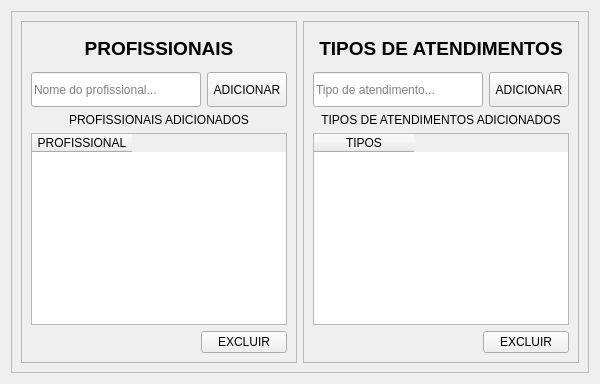
            <widget class="QWidget" name="tab_2">
             <attribute name="title">
              <string>Configurações</string>
             </attribute>
             <layout class="QVBoxLayout" name="verticalLayout_13">
              <item>
               <widget class="QFrame" name="frame_container_configuraes">
                <property name="frameShape">
                 <enum>QFrame::Shape::StyledPanel</enum>
                </property>
                <property name="frameShadow">
                 <enum>QFrame::Shadow::Raised</enum>
                </property>
                <layout class="QHBoxLayout" name="horizontalLayout_8">
                 <item>
                  <layout class="QGridLayout" name="gridLayout">
                   <item row="0" column="0">
                    <widget class="QFrame" name="frame_config_profissional">
                     <property name="frameShape">
                      <enum>QFrame::Shape::StyledPanel</enum>
                     </property>
                     <property name="frameShadow">
                      <enum>QFrame::Shadow::Raised</enum>
                     </property>
                     <layout class="QHBoxLayout" name="horizontalLayout_9">
                      <item>
                       <layout class="QGridLayout" name="gridLayout_2">
                        <item row="4" column="1" colspan="2">
                         <widget class="QPushButton" name="button_excluir_profissionais_config">
                          <property name="text">
                           <string>EXCLUIR</string>
                          </property>
                         </widget>
                        </item>
                        <item row="1" column="2">
                         <widget class="QPushButton" name="button_adicionar_profissionais_config">
                          <property name="minimumSize">
                           <size>
                            <width>0</width>
                            <height>35</height>
                           </size>
                          </property>
                          <property name="text">
                           <string>ADICIONAR</string>
                          </property>
                         </widget>
                        </item>
                        <item row="4" column="0">
                         <spacer name="horizontalSpacer">
                          <property name="orientation">
                           <enum>Qt::Orientation::Horizontal</enum>
                          </property>
                          <property name="sizeHint" stdset="0">
                           <size>
                            <width>40</width>
                            <height>20</height>
                           </size>
                          </property>
                         </spacer>
                        </item>
                        <item row="3" column="0" colspan="3">
                         <widget class="QTableWidget" name="table_profissionais_config">
                          <column>
                           <property name="text">
                            <string>PROFISSIONAL</string>
                           </property>
                          </column>
                         </widget>
                        </item>
                        <item row="2" column="0" colspan="3">
                         <widget class="QLabel" name="subtitle_config1">
                          <property name="text">
                           <string>&lt;html&gt;&lt;head/&gt;&lt;body&gt;&lt;p align=&quot;center&quot;&gt;PROFISSIONAIS ADICIONADOS&lt;/p&gt;&lt;/body&gt;&lt;/html&gt;</string>
                          </property>
                         </widget>
                        </item>
                        <item row="1" column="0" colspan="2">
                         <widget class="QLineEdit" name="input_profissional_config">
                          <property name="minimumSize">
                           <size>
                            <width>0</width>
                            <height>35</height>
                           </size>
                          </property>
                          <property name="text">
                           <string/>
                          </property>
                          <property name="placeholderText">
                           <string>Nome do profissional...</string>
                          </property>
                         </widget>
                        </item>
                        <item row="0" column="0" colspan="3">
                         <widget class="QLabel" name="title_profissionais_config">
                          <property name="minimumSize">
                           <size>
                            <width>0</width>
                            <height>35</height>
                           </size>
                          </property>
                          <property name="font">
                           <font>
                            <pointsize>14</pointsize>
                            <italic>false</italic>
                            <bold>true</bold>
                            <underline>false</underline>
                            <strikeout>false</strikeout>
                           </font>
                          </property>
                          <property name="layoutDirection">
                           <enum>Qt::LayoutDirection::LeftToRight</enum>
                          </property>
                          <property name="styleSheet">
                           <string notr="true"/>
                          </property>
                          <property name="text">
                           <string>&lt;html&gt;&lt;head/&gt;&lt;body&gt;&lt;p align=&quot;center&quot;&gt;PROFISSIONAIS&lt;/p&gt;&lt;/body&gt;&lt;/html&gt;</string>
                          </property>
                         </widget>
                        </item>
                       </layout>
                      </item>
                     </layout>
                    </widget>
                   </item>
                   <item row="0" column="1">
                    <widget class="QFrame" name="frame_config_infos">
                     <property name="frameShape">
                      <enum>QFrame::Shape::StyledPanel</enum>
                     </property>
                     <property name="frameShadow">
                      <enum>QFrame::Shadow::Raised</enum>
                     </property>
                     <layout class="QHBoxLayout" name="horizontalLayout_10">
                      <item>
                       <layout class="QGridLayout" name="gridLayout_3">
                        <item row="1" column="2">
                         <widget class="QPushButton" name="button_adicionar_tipo">
                          <property name="minimumSize">
                           <size>
                            <width>35</width>
                            <height>35</height>
                           </size>
                          </property>
                          <property name="text">
                           <string>ADICIONAR</string>
                          </property>
                         </widget>
                        </item>
                        <item row="4" column="1" colspan="2">
                         <widget class="QPushButton" name="button_excluir_tipo_config">
                          <property name="text">
                           <string>EXCLUIR</string>
                          </property>
                         </widget>
                        </item>
                        <item row="4" column="0">
                         <spacer name="horizontalSpacer_2">
                          <property name="orientation">
                           <enum>Qt::Orientation::Horizontal</enum>
                          </property>
                          <property name="sizeHint" stdset="0">
                           <size>
                            <width>40</width>
                            <height>20</height>
                           </size>
                          </property>
                         </spacer>
                        </item>
                        <item row="3" column="0" colspan="3">
                         <widget class="QTableWidget" name="table_tipos_config">
                          <column>
                           <property name="text">
                            <string>TIPOS</string>
                           </property>
                          </column>
                         </widget>
                        </item>
                        <item row="2" column="0" colspan="3">
                         <widget class="QLabel" name="subtitle_tipo_config">
                          <property name="text">
                           <string>&lt;html&gt;&lt;head/&gt;&lt;body&gt;&lt;p align=&quot;center&quot;&gt;TIPOS DE ATENDIMENTOS ADICIONADOS&lt;/p&gt;&lt;/body&gt;&lt;/html&gt;</string>
                          </property>
                         </widget>
                        </item>
                        <item row="1" column="0" colspan="2">
                         <widget class="QLineEdit" name="input_tipo_config">
                          <property name="minimumSize">
                           <size>
                            <width>0</width>
                            <height>35</height>
                           </size>
                          </property>
                          <property name="placeholderText">
                           <string>Tipo de atendimento...</string>
                          </property>
                         </widget>
                        </item>
                        <item row="0" column="0" colspan="3">
                         <widget class="QLabel" name="title_atendimentos_config">
                          <property name="minimumSize">
                           <size>
                            <width>0</width>
                            <height>35</height>
                           </size>
                          </property>
                          <property name="font">
                           <font>
                            <pointsize>14</pointsize>
                            <italic>false</italic>
                            <bold>true</bold>
                            <underline>false</underline>
                            <strikeout>false</strikeout>
                           </font>
                          </property>
                          <property name="layoutDirection">
                           <enum>Qt::LayoutDirection::LeftToRight</enum>
                          </property>
                          <property name="text">
                           <string>&lt;html&gt;&lt;head/&gt;&lt;body&gt;&lt;p align=&quot;center&quot;&gt;TIPOS DE ATENDIMENTOS&lt;/p&gt;&lt;/body&gt;&lt;/html&gt;</string>
                          </property>
                         </widget>
                        </item>
                       </layout>
                      </item>
                     </layout>
                    </widget>
                   </item>
                  </layout>
                 </item>
                </layout>
               </widget>
              </item>
             </layout>
            </widget>
